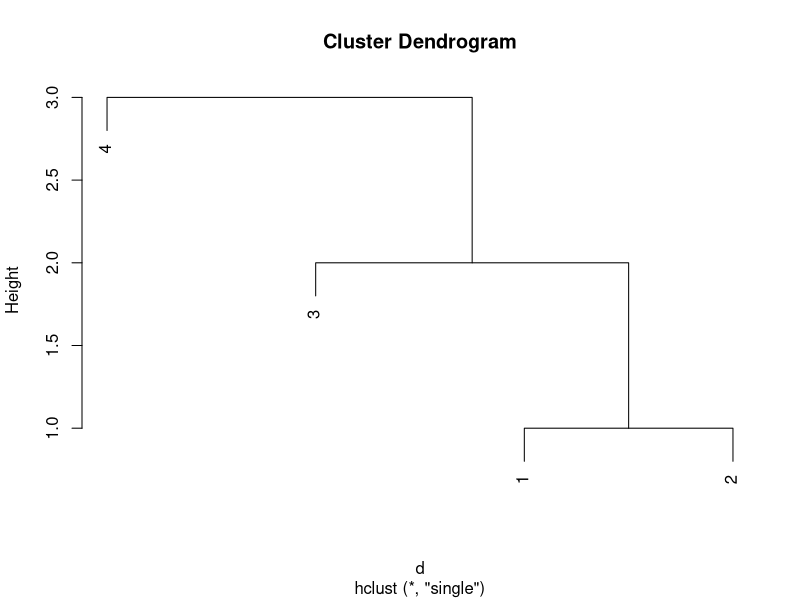
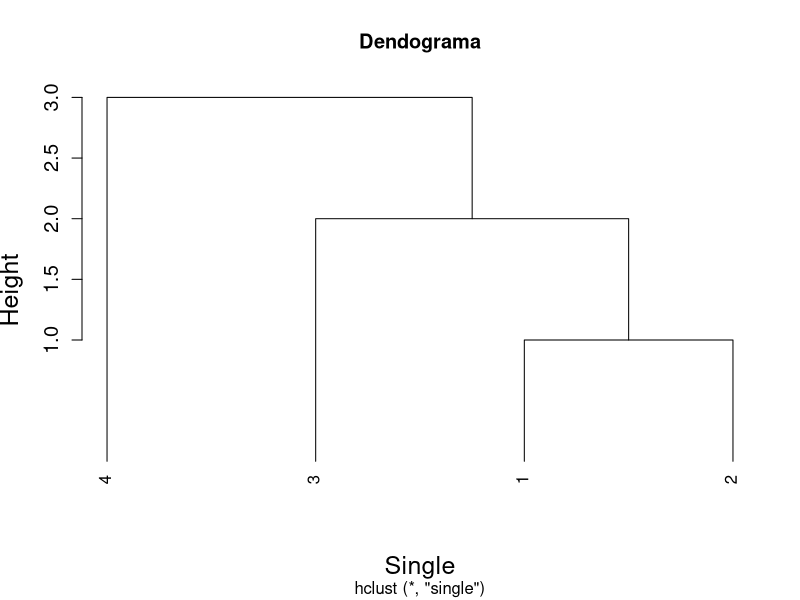
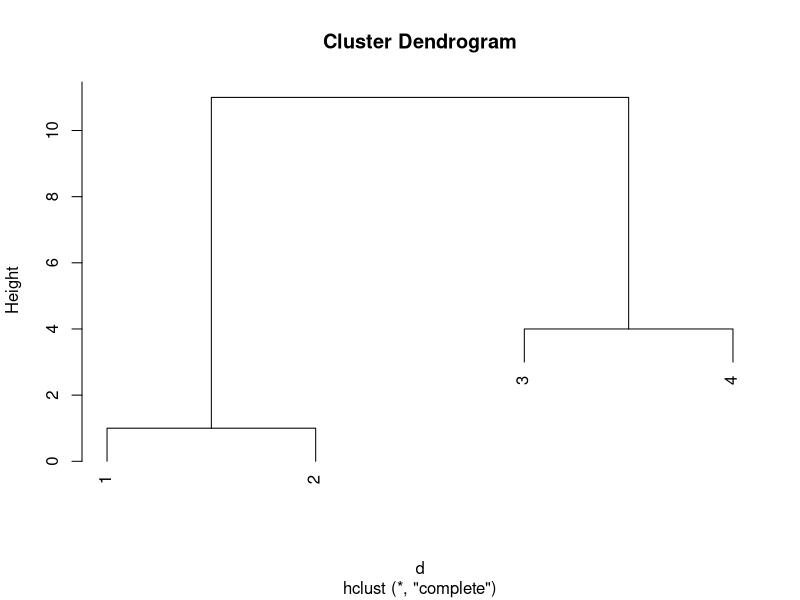
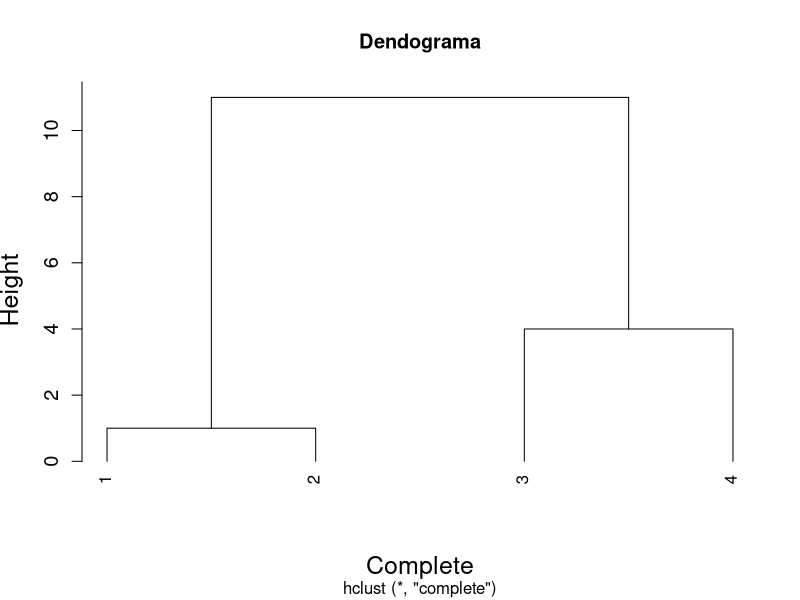
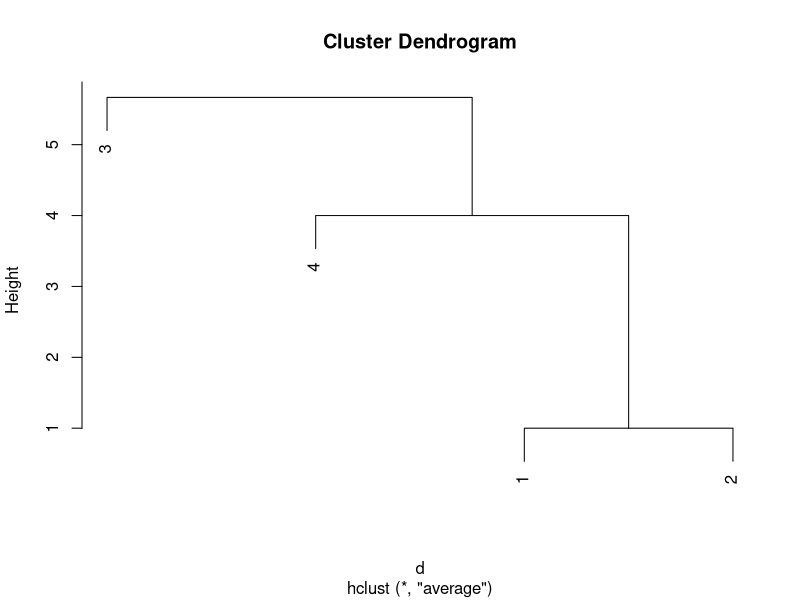
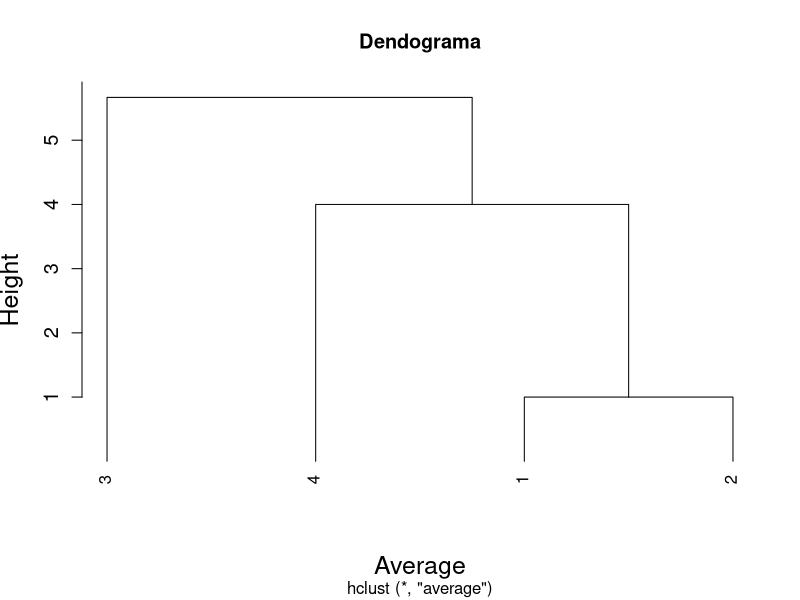

Source code (R) for these figures, in order: (Note: this script raises an error after producing the figures.)

m <- matrix(c(0 ,1,11,5,
              1 ,0,2,3,
              11,2,0,4,
              5 ,3,4,0),nrow=4,byrow = T)

(d <- as.dist(m))

par(mfrow=c(1, 1))

hcs <- hclust(d, "single")
plot(hcs)
plot(hcs, hang = -1, cex.axis=1.2, cex.lab = 1.5, 
     xlab="Single", main="Dendograma")

hcc <- hclust(d, "complete")
plot(hcc)
plot(hcc, hang = -1, cex.axis=1.2, cex.lab = 1.5, 
     xlab="Complete", main="Dendograma")

hcc <- hclust(d, "average")
plot(hcc)
plot(hcc, hang = -1, cex.axis=1.2, cex.lab = 1.5, 
     xlab="Average", main="Dendograma")


hcsa <- hclust(dist(t(animais),
                    method="Jaccard",
                    by_rows=T),"single")
plot(hcsa,hang=-1)

hcca <- hclust(dist(t(animais),method="Jaccard",by_rows=T),
               "complete")
plot(hcca,hang=-1)

hcaa <- hclust(dist(t(animais),method="Jaccard",by_rows=T),
               "average")
plot(hcaa,hang=-1)